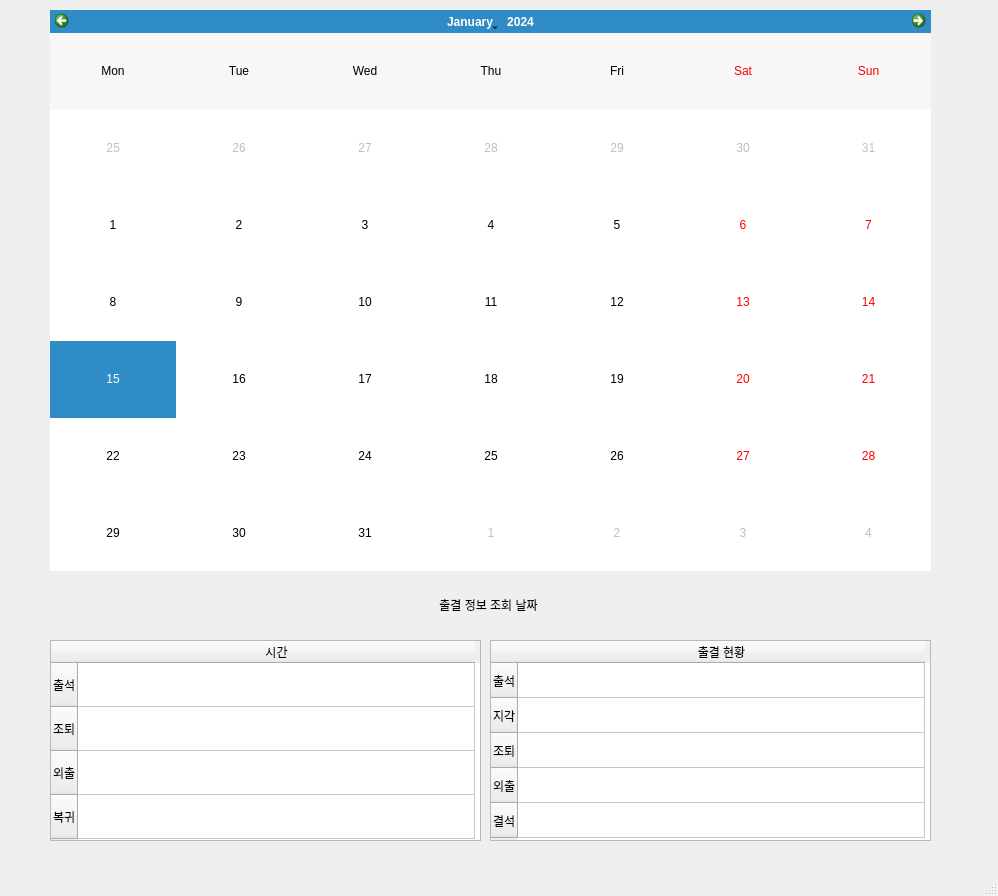
<?xml version="1.0" encoding="UTF-8"?>
<ui version="4.0">
 <class>MainWindow</class>
 <widget class="QMainWindow" name="MainWindow">
  <property name="geometry">
   <rect>
    <x>0</x>
    <y>0</y>
    <width>998</width>
    <height>896</height>
   </rect>
  </property>
  <property name="windowTitle">
   <string>MainWindow</string>
  </property>
  <widget class="QWidget" name="centralwidget">
   <widget class="QCalendarWidget" name="calendarWidget">
    <property name="geometry">
     <rect>
      <x>50</x>
      <y>10</y>
      <width>881</width>
      <height>561</height>
     </rect>
    </property>
    <property name="verticalHeaderFormat">
     <enum>QCalendarWidget::NoVerticalHeader</enum>
    </property>
   </widget>
   <widget class="QLabel" name="label">
    <property name="geometry">
     <rect>
      <x>43</x>
      <y>584</y>
      <width>891</width>
      <height>41</height>
     </rect>
    </property>
    <property name="text">
     <string>출결 정보 조회 날짜</string>
    </property>
    <property name="alignment">
     <set>Qt::AlignCenter</set>
    </property>
   </widget>
   <widget class="QTableWidget" name="tableWidget">
    <property name="geometry">
     <rect>
      <x>50</x>
      <y>640</y>
      <width>431</width>
      <height>201</height>
     </rect>
    </property>
    <property name="layoutDirection">
     <enum>Qt::LeftToRight</enum>
    </property>
    <property name="rowCount">
     <number>4</number>
    </property>
    <property name="columnCount">
     <number>1</number>
    </property>
    <attribute name="horizontalHeaderDefaultSectionSize">
     <number>397</number>
    </attribute>
    <attribute name="verticalHeaderDefaultSectionSize">
     <number>44</number>
    </attribute>
    <row>
     <property name="text">
      <string>출석</string>
     </property>
    </row>
    <row>
     <property name="text">
      <string>조퇴</string>
     </property>
    </row>
    <row>
     <property name="text">
      <string>외출</string>
     </property>
    </row>
    <row>
     <property name="text">
      <string>복귀</string>
     </property>
    </row>
    <column>
     <property name="text">
      <string>시간</string>
     </property>
    </column>
   </widget>
   <widget class="QTableWidget" name="tableWidget_2">
    <property name="geometry">
     <rect>
      <x>490</x>
      <y>640</y>
      <width>441</width>
      <height>201</height>
     </rect>
    </property>
    <property name="rowCount">
     <number>5</number>
    </property>
    <property name="columnCount">
     <number>1</number>
    </property>
    <attribute name="horizontalHeaderDefaultSectionSize">
     <number>407</number>
    </attribute>
    <attribute name="horizontalHeaderMinimumSectionSize">
     <number>23</number>
    </attribute>
    <attribute name="verticalHeaderDefaultSectionSize">
     <number>35</number>
    </attribute>
    <row>
     <property name="text">
      <string>출석</string>
     </property>
    </row>
    <row>
     <property name="text">
      <string>지각</string>
     </property>
    </row>
    <row>
     <property name="text">
      <string>조퇴</string>
     </property>
    </row>
    <row>
     <property name="text">
      <string>외출</string>
     </property>
    </row>
    <row>
     <property name="text">
      <string>결석</string>
     </property>
    </row>
    <column>
     <property name="text">
      <string>출결 현황</string>
     </property>
    </column>
   </widget>
  </widget>
  <widget class="QStatusBar" name="statusbar"/>
 </widget>
 <resources/>
 <connections/>
</ui>
